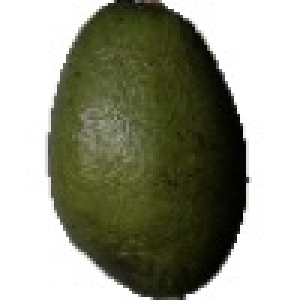
#> input picture TIL/PyStudy/fruit/fruit/Avocado_test/4_100.jpg, 100 x 100 px, given as the content of the folder ./fruit/Banana_train/, which was not available (shown 3 times larger)
$ python main.py   (older library calls are emulated)
#> lines starting #> are read from the running program, lines starting #| are printed output that depends on the picture; pictures that were not available may be replaced by others from this repository, and a replacement may not be noted
import random
from sklearn import svm
import numpy as np
import os
import cv2
from sklearn.svm import SVC
from sklearn.model_selection import cross_val_score
from sklearn.model_selection import StratifiedShuffleSplit
from sklearn.model_selection import GridSearchCV
from skimage import io, filters
from skimage.transform import resize
from skimage.feature import hog, ORB, CENSURE, corner_peaks, corner_harris, BRIEF
import joblib


#enter fruit names here: Choose from apple, banana, pineapple, kiwi
#example:
classes = ['Banana', 'Avocado', 'Blueberry']

def main():
    DataSet = []
    LabelSet = []
    lengthV = []
    trainPaths = ['./fruit/'+c+ '_train/' for c in classes ]
    testPaths =  ['./fruit/'+c+' test/'   for c in classes ]

    resList = []
    boolList = []
    pos = 0
    ind = 0
    #if you wish to automatically perform both feature selection optimzation and svm optimization at the same time
    #comment out next line and comment in section above
    #Warning: Very long runtime for algorithm because of grid search
    useList = [True, True, True, True]
    #print(useList)

    for c in range(len(classes)):
        #get label for features to be added
        className = classes[c]
        #get file path for folder with images
        path = trainPaths[c]
        #initialize feature detectors/extractors
        #Censure extractor
        detector = CENSURE()
        #ORB extractor
        detector2 = ORB(n_keypoints=50)
        #get all file names from the folder
        files = os.listdir(path)
        nfiles = len(files)
        #repeat for each file
        for i in range(nfiles):
            #initialize feature vector as empty list
            featureVector = []
            infile = files[i]
            #read image as grayscale numpy.ndarray
            img = cv2.imread(path+infile, cv2.IMREAD_GRAYSCALE)
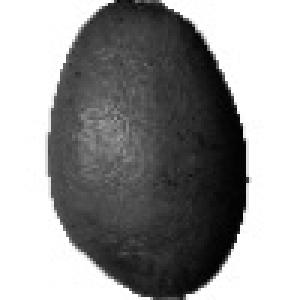
#> img: shape (100, 100) (shown 3 times larger); min 0, max 255, mean 151.2
            #get histogram for grayscale value intensity
            hist = np.histogram(img, bins=256)
            #resize image
            img = cv2.resize(img, (400,400))
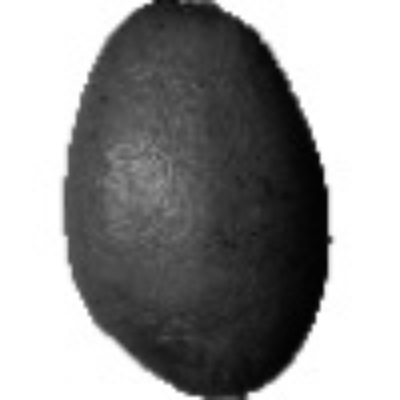
#> img: shape (400, 400); min 1, max 255, mean 151.2
            #extract features but do not yet add them to feature vector
            detector2.detect_and_extract(img)
            #extract HOG features, add them to featurevector
            fd = hog(img, orientations=9, pixels_per_cell=(32, 32),cells_per_block=(1,1))
#> fd = 1296 values, max 1 at index 204, min 0 at index 0, mean 0.239
            #add histogramm to featurevector
            for h in hist:
                fd = np.append(fd, h)
#> this loop made 2 passes
#> after the loop, fd = 1809 values, max 4095 at index 1551, min 0 at index 0, mean 23.81
            #if corresponding boolean in uselist is true add features to featureVector --> Feature selection happens here
            if(useList[0]):
                detector.detect(img)
                fd = np.append(fd, [np.array(detector.keypoints).flatten()])
#> fd = 1811 values, max 4095 at index 1551, min 0 at index 0, mean 23.87
            if(useList[1]):
                fd = np.append(fd, detector2.keypoints)
#> fd = 1911 values, max 4095 at index 1551, min 0 at index 0, mean 34.76
            if(useList[2]):
                fd = np.append(fd, edgeExtract(img, 100))
#> in edgeExtract, `fs = filters.sobel_v(img)`:
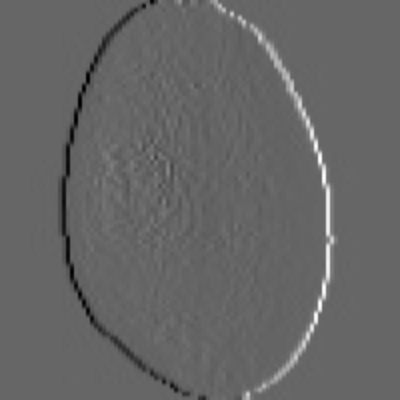
#> fs: shape (400, 400) float64; min -0.316, max 0.472, mean 3.68e-19; drawn with min black and max white
#> in edgeExtract, `angs = filters.sobel_h(img)`:
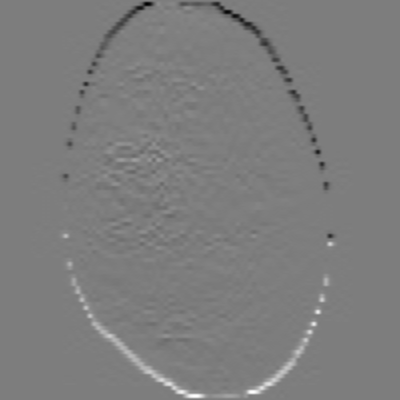
#> angs: shape (400, 400) float64; min -0.393, max 0.404, mean 0.000179; drawn with min black and max white
#> fd = 2111 values, max 111174 at index 2061, min 0 at index 0, mean 155.3
            if(useList[3]):
                corners = corner_peaks(corner_harris(img), min_distance=5, threshold_rel=0.02)
#> corners = [[313, 317]]
                # corners = corner_peaks(corner_harris(img), min_distance=1)
                fd = np.append(fd, corners)
#> fd = 2113 values, max 111174 at index 2061, min 0 at index 0, mean 155.4
            #get length of featurevector for later operations
            lengthV.append(len(fd))
            #add featureVector list to dataset that is fed into svm
            DataSet.append(fd)
            #get label name
            ind = classes.index(className)
            #add label to label dataset that is fed into svm
            LabelSet.append(ind)
#> pass 2 of the loop in main, `for c in range(len(classes)):`:
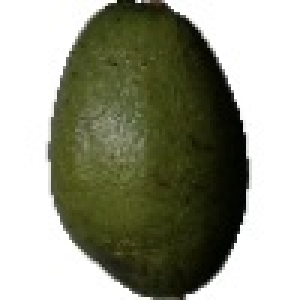
#> input picture TIL/PyStudy/fruit/fruit/Avocado_train/0_100.jpg, 100 x 100 px (shown 3 times larger)
#> in main, `img = cv2.resize(img, (400,400))`:
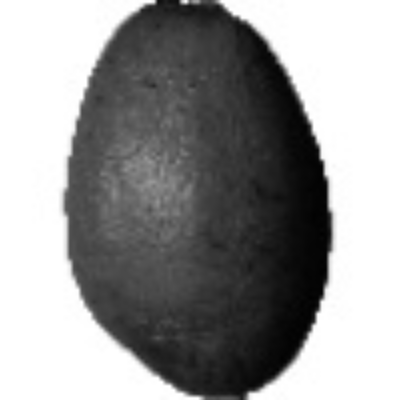
#> img: shape (400, 400); min 1, max 255, mean 151.4
#> in main, `fd = hog(img, orientations=9, pixels_per_cell=(32, 32),cells_per_block..`: fd = 1296 values, max 1 at index 531, min 0 at index 0, mean 0.234
#> the loop in main, `for h in hist:` made 2 passes
#> after the loop in main, `for h in hist:`: fd = 1809 values, max 4171 at index 1551, min 0 at index 0, mean 23.81
#> in main, `fd = np.append(fd, [np.array(detector.keypoints).flatten()])`: fd = 1811 values, max 4171 at index 1551, min 0 at index 0, mean 23.89
#> in main, `fd = np.append(fd, detector2.keypoints)`: fd = 1911 values, max 4171 at index 1551, min 0 at index 0, mean 34.23
#> in edgeExtract (call 2), `angs = filters.sobel_h(img)`:
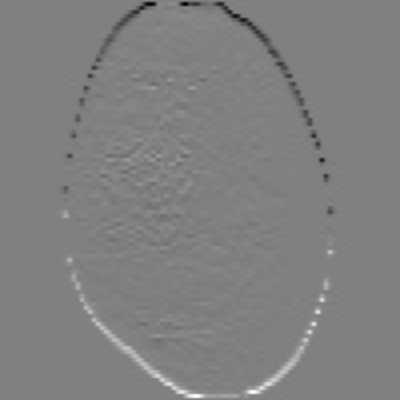
#> angs: shape (400, 400) float64; min -0.415, max 0.408, mean 0.00013; drawn with min black and max white
#> in main, `fd = np.append(fd, edgeExtract(img, 100))`: fd = 2111 values, max 111409 at index 2061, min 0 at index 0, mean 155.3
#> corners = [[158, 321]]
#> in main, `fd = np.append(fd, corners)`: fd = 2113 values, max 111409 at index 2061, min 0 at index 0, mean 155.4
    #get length of biggest sized featurevector
    max = np.amax(lengthV)
#> max = 2113
    lengthV = []
    DataSet2 = []
    #pad dataset with zeroes so that all featurevectors have the same length --> important for svm
    for d in DataSet:
        d = np.pad(d, (0, max - len(d)), 'constant')
        DataSet2.append(d)
        lengthV.append(len(d))
#> this loop made 3 passes
#> after the loop, DataSet2 = 3 items; lengthV = [2113, 2113, 2113]
    DataSet = DataSet2
#> DataSet = 3 items
    #perform a grid search with maximum number of possible threads (usually 4)
    if __name__=='__main__':
        gridSearch(DataSet, LabelSet)
    #train and examine svm with default values for comparison later
    clf = svm.SVC(kernel='rbf', C=10.0, gamma=1.0000000000000001e-09)
    clf.fit(DataSet, LabelSet)
    joblib.dump(clf, classes[0]+' '+ classes[1]+'.pk1')
    scores = cross_val_score(clf, DataSet, LabelSet, cv=3)
    #print results of default svm
    print(scores)
    print("Accuracy: %0.2f (+/- %0.2f)" % (scores.mean(), scores.std() * 2))
#extract edge histogramm, bins number = 100
def edgeExtract(img, bins):
    retVal = []
    #apply vertical and horizontal sobel filters to get two histogramms, once of vertical and once of horizontal edges
    #vertical
    fs = filters.sobel_v(img)
    #horizontal
    angs = filters.sobel_h(img)
    #compute histograms
    lhist = np.histogram(fs,bins,range=(0,1))
    ahist = np.histogram(angs, bins,range=(-180,180))
    #fuse histograms into one list
    retVal.extend(lhist[0].tolist())
    retVal.extend(ahist[0].tolist())
    return retVal
#Perform grid search,
# if optimum feature selection list is to be found verbalize = false
def gridSearch(DataSet, LabelSet, verbalize = True):
    #define logspace/interval from which c and gamma valuest are computed and saved to a dictionary to be passed as a parameter
    #c from 1e-2 to 1e10
    C_range = np.logspace(-2, 10, 13)
    #gamma from 1e-9 to 1e3
    gamma_range = np.logspace(-9, 3, 13)
    param_grid = dict(gamma=gamma_range, C=C_range)
    #grid input parameter
    cv = StratifiedShuffleSplit(n_splits=5, test_size=0.2, random_state=42)
    #perform grid search with multiple threads for added performance
    if(verbalize):
        grid = GridSearchCV(SVC(), param_grid=param_grid, cv=cv, n_jobs=-1)
    #perform grid search with one thread and return value --> multiple threads do not work with return values
    else:
        grid = GridSearchCV(SVC(), param_grid=param_grid, cv=cv, n_jobs=1)
    #find optimal values
#> (the run stopped early here; a loop or call above may not have finished)
